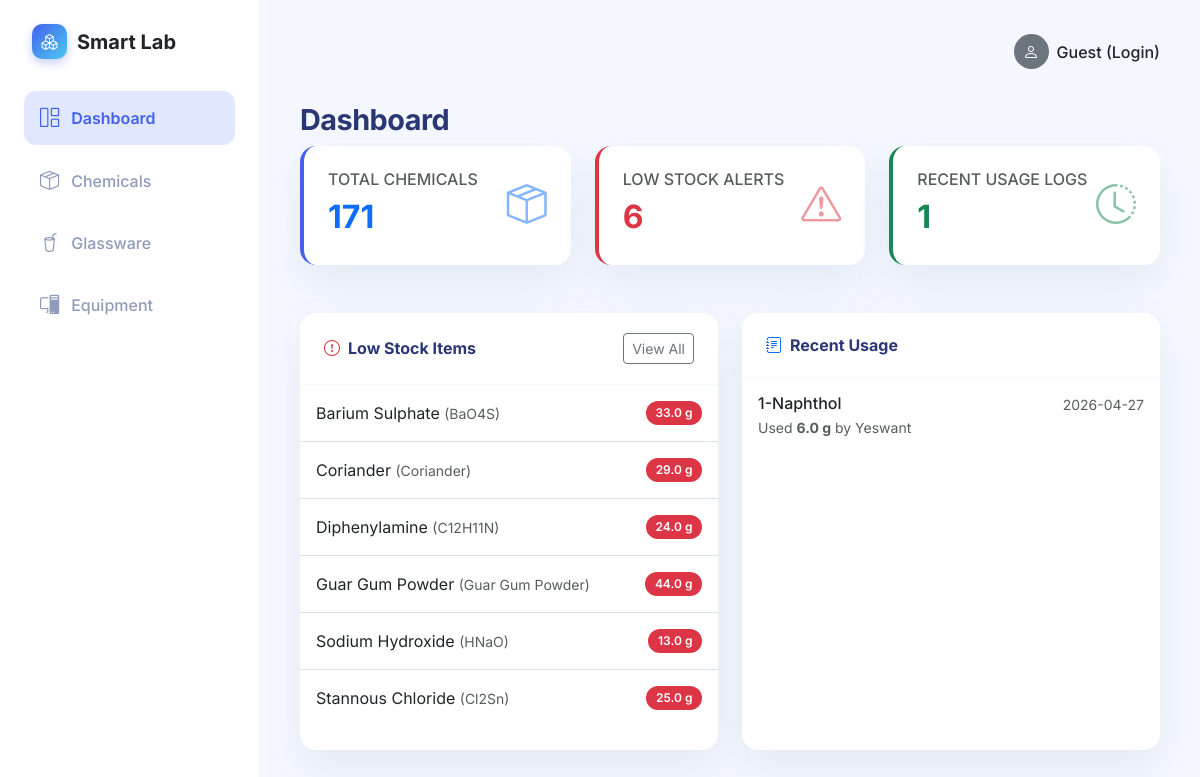
The page / on the database its author committed.
### app.py (models this page shows)
class Chemical(db.Model):
    id = db.Column(db.Integer, primary_key=True)
    name = db.Column(db.String(150), nullable=False)
    formula = db.Column(db.String(100), nullable=False)
    cas_number = db.Column(db.String(50), nullable=True)
    quantity = db.Column(db.Float, nullable=False, default=0.0)
    unit = db.Column(db.String(20), nullable=False)
    location = db.Column(db.String(100), nullable=False)
    expiry_date = db.Column(db.Date, nullable=True)
    hazard_category = db.Column(db.String(100), nullable=True)
    category = db.Column(db.String(50), default='Chemicals') # New: Chemicals, Reagents, Indicators, Miscellaneous
    logs = db.relationship('UsageLog', backref='chemical', lazy=True, cascade="all, delete-orphan")

class UsageLog(db.Model):
    id = db.Column(db.Integer, primary_key=True)
    chemical_id = db.Column(db.Integer, db.ForeignKey('chemical.id'), nullable=False)
    user_name = db.Column(db.String(100), nullable=False)
    quantity_used = db.Column(db.Float, nullable=False)
    purpose = db.Column(db.String(255), nullable=False)
    date = db.Column(db.DateTime, nullable=False, default=datetime.utcnow)

### app.py (the view)
@app.route('/')
def dashboard():
    total_chemicals = Chemical.query.count()
    low_stock_chemicals = Chemical.query.filter(Chemical.quantity < 50).all()
    recent_logs = UsageLog.query.order_by(UsageLog.date.desc()).limit(5).all()
    return render_template('dashboard.html',
                           total_chemicals=total_chemicals,
                           low_stock_chemicals=low_stock_chemicals,
                           recent_logs=recent_logs)

### templates/dashboard.html (shortened to what this page needs)
{% extends 'base.html' %}
{% block content %}
<h2 class="page-title">Dashboard</h2>
<div class="row mb-4">
    <div class="col-md-4">
        <div class="card stat-card p-4">
            <div class="d-flex justify-content-between align-items-center">
                <div>
                    <h6 class="text-muted text-uppercase mb-1">Total Chemicals</h6>
                    <div class="stat-value text-primary">{{ total_chemicals }}</div>
                </div>
                <div class="fs-1 text-primary opacity-50">
                    <i class="bi bi-box-seam"></i>
                </div>
            </div>
        </div>
    </div>
    <div class="col-md-4">
        <div class="card stat-card-danger p-4">
            <div class="d-flex justify-content-between align-items-center">
                <div>
                    <h6 class="text-muted text-uppercase mb-1">Low Stock Alerts</h6>
                    <div class="stat-value text-danger">{{ low_stock_chemicals|length }}</div>
                </div>
                <div class="fs-1 text-danger opacity-50">
                    <i class="bi bi-exclamation-triangle"></i>
                </div>
            </div>
        </div>
    </div>
    <div class="col-md-4">
        <div class="card p-4 border-start border-success border-4">
            <div class="d-flex justify-content-between align-items-center">
                <div>
                    <h6 class="text-muted text-uppercase mb-1">Recent Usage logs</h6>
                    <div class="stat-value text-success">{{ recent_logs|length }}</div>
                </div>
                <div class="fs-1 text-success opacity-50">
                    <i class="bi bi-clock-history"></i>
                </div>
            </div>
        </div>
    </div>
</div>
<div class="row">
    <div class="col-md-6 mb-4">
        <div class="card h-100">
            <div class="card-header d-flex justify-content-between align-items-center">
                <span><i class="bi bi-exclamation-circle text-danger me-2"></i>Low Stock Items</span>
                <a href="{{ url_for('chemicals') }}" class="btn btn-sm btn-outline-secondary">View All</a>
            </div>
            <div class="card-body p-0">
                {% if low_stock_chemicals %}
                <ul class="list-group list-group-flush">
                    {% for chem in low_stock_chemicals %}
                    <li class="list-group-item d-flex justify-content-between align-items-center p-3">
                        <div>
                            <fw-bold>{{ chem.name }}</fw-bold> <small class="text-muted">({{ chem.formula }})</small>
                        </div>
                        <span class="badge bg-danger rounded-pill">{{ chem.quantity }} {{ chem.unit }}</span>
                    </li>
                    {% endfor %}
                </ul>
                {% else %}
                <div class="p-4 text-center text-muted">
                    <i class="bi bi-check-circle fs-3 d-block mb-2 text-success"></i>
                    All chemicals are sufficiently stocked.
                </div>
                {% endif %}
            </div>
        </div>
    </div>
    <div class="col-md-6 mb-4">
        <div class="card h-100">
            <div class="card-header d-flex justify-content-between align-items-center">
                <span><i class="bi bi-journal-text text-primary me-2"></i>Recent Usage</span>
            </div>
            <div class="card-body p-0">
                {% if recent_logs %}
                <ul class="list-group list-group-flush">
                    {% for log in recent_logs %}
                    <li class="list-group-item p-3">
                        <div class="d-flex w-100 justify-content-between">
                            <h6 class="mb-1">{{ log.chemical.name }}</h6>
                            <small class="text-muted">{{ log.date.strftime('%Y-%m-%d') }}</small>
                        </div>
                        <p class="mb-1 text-muted small">
                            Used <strong>{{ log.quantity_used }} {{ log.chemical.unit }}</strong> by {{ log.user_name }}
                        </p>
                    </li>
                    {% endfor %}
                </ul>
                {% else %}
                <div class="p-4 text-center text-muted">
                    No recent usage logged.
                </div>
                {% endif %}
            </div>
        </div>
    </div>
</div>
{% endblock %}

### templates/base.html (shortened to what this page needs)
<!DOCTYPE html>
<html lang="en">
<head>
    <link href="https://cdn.jsdelivr.net/npm/bootstrap@5.3.0/dist/css/bootstrap.min.css" rel="stylesheet">
    <link rel="stylesheet" href="{{ url_for('static', filename='css/style.css') }}">
    <link rel="stylesheet" href="https://cdn.jsdelivr.net/npm/bootstrap-icons@1.10.5/font/bootstrap-icons.css">
</head>
<body>
<div class="app-container">
    <nav class="sidebar">
        <div class="sidebar-header">
            <a class="navbar-brand d-flex align-items-center morph-logo" href="{{ url_for('dashboard') }}">
                <div class="logo-icon me-2"><i class="bi bi-boxes text-white"></i></div>
                <div class="logo-text-container">
                    <span class="logo-text main-text fs-5 fw-bold text-dark">Smart Lab</span>
                </div>
            </a>
        </div>
        <ul class="nav flex-column sidebar-nav mt-3">
            <li class="nav-item">
                <a class="nav-link {% if request.endpoint == 'dashboard' %}active{% endif %}" href="{{ url_for('dashboard') }}">
                    <i class="bi bi-grid-1x2"></i> Dashboard
                </a>
            </li>
            <li class="nav-item">
                <a class="nav-link {% if request.endpoint == 'chemicals' or request.endpoint == 'add_chemical' or request.endpoint == 'chemical_detail' %}active{% endif %}" href="{{ url_for('chemicals') }}">
                    <i class="bi bi-box-seam"></i> Chemicals
                </a>
            </li>
            <li class="nav-item">
                <a class="nav-link {% if request.endpoint == 'glassware' %}active{% endif %}" href="{{ url_for('glassware') }}">
                    <i class="bi bi-cup-straw"></i> Glassware
                </a>
            </li>
            <li class="nav-item">
                <a class="nav-link {% if request.endpoint == 'equipment' %}active{% endif %}" href="{{ url_for('equipment') }}">
                    <i class="bi bi-pc-display"></i> Equipment
                </a>
            </li>
        </ul>
    </nav>
    <main class="main-content">
        <header class="top-header d-flex justify-content-between align-items-center mb-4">
            <div class="user-profile dropdown" style="cursor: pointer;">
                <div class="d-flex align-items-center" {% if current_user.is_authenticated %}data-bs-toggle="dropdown"{% else %}data-bs-toggle="modal" data-bs-target="#loginModal"{% endif %}>
                    {% if current_user.is_authenticated %}
                    <div class="avatar bg-success text-white rounded-circle d-flex align-items-center justify-content-center fw-bold me-2" style="width: 35px; height: 35px;">{{ current_user.username[0]|upper }}</div>
                    <span class="fw-medium text-dark dropdown-toggle">{{ current_user.username|capitalize }}</span>
                    {% else %}
                    <div class="avatar bg-secondary text-white rounded-circle d-flex align-items-center justify-content-center fw-bold me-2" style="width: 35px; height: 35px;"><i class="bi bi-person"></i></div>
                    <span class="fw-medium text-dark">Guest (Login)</span>
                    {% endif %}
                </div>
            </div>
        </header>
        <div class="content-wrapper">
            {% block content %}{% endblock %}
        </div>
    </main>
</div>
</body>
</html>

### static/css/style.css (style rules this page uses)
:root { --primary-blue: #4361ee; --primary-hover: #3a56d4; --secondary-color: #e0e7ff; --soft-bg: #f4f7fe; --card-bg: #ffffff; --text-main: #2b3674; --text-muted: #a3aed1; --sidebar-width: 260px; --card-shadow: 0px 18px 40px rgba(112, 144, 176, 0.12); --border-radius: 16px; }
body { background-color: var(--soft-bg); font-family: 'Inter', -apple-system, BlinkMacSystemFont, "Segoe UI", Roboto, "Helvetica Neue", Arial, sans-serif; color: var(--text-main); overflow-x: hidden; }
.app-container { display: flex; min-height: 100vh; }
.sidebar { width: var(--sidebar-width); background-color: var(--card-bg); border-right: 1px solid rgba(0,0,0,0.05); position: fixed; top: 0; left: 0; height: 100vh; z-index: 1000; padding: 1.5rem; transition: transform 0.5s cubic-bezier(0.23, 1, 0.32, 1); }
.sidebar-header { margin-bottom: 2rem; padding-left: 0.5rem; }
.logo-icon { background: linear-gradient(135deg, #4361ee, #4cc9f0); border-radius: 10px; width: 35px; height: 35px; display: flex; align-items: center; justify-content: center; box-shadow: 0 4px 10px rgba(67, 97, 238, 0.3); }
.morph-logo { text-decoration: none !important; }
.logo-text-container { position: relative; height: 28px; overflow: hidden; width: 140px; margin-left: 2px; }
.logo-text { display: block; height: 100%; line-height: 28px; transition: transform 0.4s cubic-bezier(0.175, 0.885, 0.32, 1.275); white-space: nowrap; }
.sidebar-nav .nav-link { color: #8f9bba; font-weight: 500; padding: 0.8rem 1rem; border-radius: 12px; margin-bottom: 0.5rem; display: flex; align-items: center; transition: all 0.2s ease; }
.sidebar-nav .nav-link i { margin-right: 12px; font-size: 1.2rem; }
.sidebar-nav .nav-link.active { color: var(--primary-blue); background-color: var(--secondary-color); font-weight: 600; }
.main-content { flex: 1; margin-left: var(--sidebar-width); padding: 1.5rem 2.5rem; display: flex; flex-direction: column; }
.top-header { padding: 10px 0; }
.card { border: none; border-radius: var(--border-radius); box-shadow: var(--card-shadow); background-color: var(--card-bg); margin-bottom: 1.5rem; }
.card-header { background-color: transparent; border-bottom: 1px solid #f4f7fe; font-weight: 700; color: var(--text-main); padding: 1.25rem 1.5rem; border-radius: var(--border-radius) var(--border-radius) 0 0 !important; }
.card-body { padding: 1.5rem; }
.badge { padding: 0.5em 0.8em; font-weight: 600; border-radius: 8px; }
.page-title { font-weight: 700; color: var(--text-main); font-size: 1.8rem; letter-spacing: -0.5px; }
* { transition: background-color 0.2s ease, border-color 0.2s ease; }
.main-content { animation: pageEntrance 0.6s cubic-bezier(0.23, 1, 0.32, 1); }
.sidebar-nav .nav-link { position: relative; z-index: 1; }
.sidebar-nav .nav-link::after { content: ''; position: absolute; top: 0; left: 0; height: 100%; width: 0; background: linear-gradient(90deg, rgba(67, 97, 238, 0.1) 0%, rgba(67, 97, 238, 0) 100%); border-radius: 12px; transition: width 0.4s cubic-bezier(0.23, 1, 0.32, 1); z-index: -1; }
.sidebar-nav .nav-link i { transition: transform 0.3s cubic-bezier(0.34, 1.56, 0.64, 1); }
.card { transition: transform 0.4s cubic-bezier(0.34, 1.56, 0.64, 1), box-shadow 0.4s ease !important; }
.btn { transition: all 0.3s cubic-bezier(0.23, 1, 0.32, 1) !important; }
.stat-card { overflow: hidden; }
.stat-card::before { content: ''; position: absolute; top: 0; left: 0; width: 100%; height: 100%; background: linear-gradient(45deg, transparent, rgba(255,255,255,0.4), transparent); transform: translateX(-100%); transition: transform 0.6s ease; }
.stat-card { border-left: 4px solid var(--primary-blue); position: relative; }
.stat-card-danger { border-left: 4px solid #dc3545; }
.stat-value { font-size: 2rem; font-weight: 700; color: var(--text-main); }
body::before { content: ''; position: fixed; top: 0; left: 0; width: 100%; height: 3px; background: linear-gradient(90deg, var(--primary-blue), #4cc9f0); z-index: 9999; animation: loadBar 0.8s ease-out forwards; transform-origin: left; }

### rows shown on the page
Chemical: name "Barium Sulphate", formula "BaO4S", quantity "33.0", unit "g"
Chemical: name "Coriander", formula "Coriander", quantity "29.0", unit "g"
Chemical: name "Diphenylamine", formula "C12H11N", quantity "24.0", unit "g"
Chemical: name "Guar Gum Powder", formula "Guar Gum Powder", quantity "44.0", unit "g"
Chemical: name "Sodium Hydroxide", formula "HNaO", quantity "13.0", unit "g"
Chemical: name "Stannous Chloride", formula "Cl2Sn", quantity "25.0", unit "g"
UsageLog: chemical.name "1-Naphthol", date "2026-04-27", quantity_used "6.0", chemical.unit "g", user_name "Yeswant"

### other values the page prints
{{ total_chemicals }} "171"
{{ low_stock_chemicals|length }} "6"
{{ recent_logs|length }} "1"
